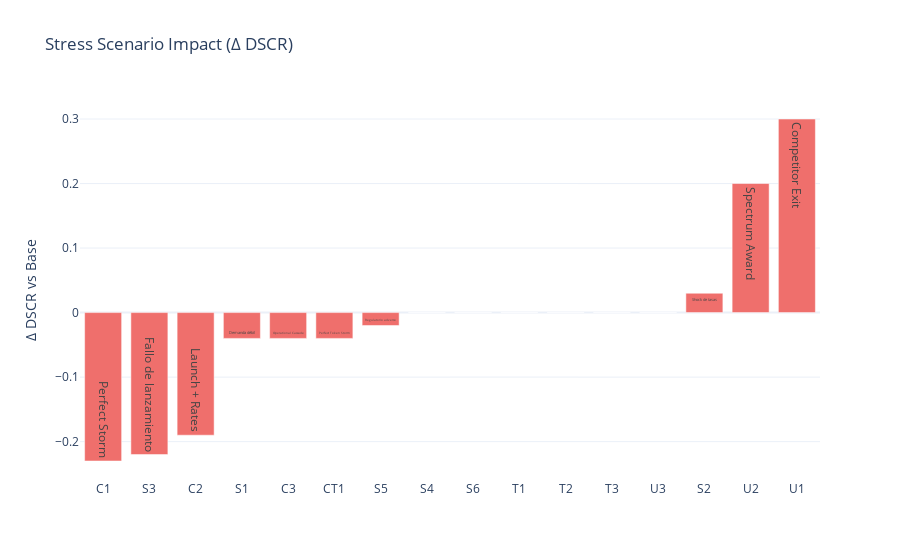

Source (notebook cell):
### Markdown cell above
## 5. Pruebas de Estrés

### 5.1 Biblioteca de Escenarios

Se diseñaron 16 escenarios de estrés organizados en categorías:

**Escenarios Base (S1-S6):**
| Código | Nombre | Shocks Principales | Prob. |
|--------|--------|-------------------|-------|
| S1 | Demanda Débil | Revenue -200 bps, Churn +125 bps | 15% |
| S2 | Shock de Tasas | Curva +200 bps paralelo | 10% |
| S3 | Fallo de Lanzamiento | p=100%, revenue delay | 7% |
| S4 | Degradación Operativa | OPEX +100 bps, RCAPEX +150 bps | 12% |
| S5 | Regulatorio Adverso | Revenue -100 bps, tax +200 bps | 5% |
| S6 | CAPEX Overrun | Capex adicional 25 MUSD | 8% |

**Escenarios Combinados (C1-C3):**
| Código | Nombre | Composición |
|--------|--------|-------------|
| C1 | Perfect Storm | S1 + S2 + S3 |
| C2 | Launch + Rates | S2 + S3 |
| C3 | Operational Cascade | S1 + S4 + S6 |

**Escenarios de Tokenización (T1-T3):**
| Código | Nombre | Riesgo Específico |
|--------|--------|------------------|
| T1 | DeFi Liquidity Crisis | Profundidad AMM -80% |
| T2 | Smart Contract Exploit | p=0.5% (rekt.news) |
| T3 | Security Token Ban | Regulatorio cripto |

### 5.2 Ranking por Impacto en DSCR

### Code cell
# Visualización: Impacto de Escenarios de Estrés
PANELS['stress_impact']

### Figure 1 — Plotly figure (JSON) as saved in the notebook; plotly's stock layout.template omitted (floating-point values rounded to 4 significant figures)
{"data": [{"marker": {"color": "#ef6f6c"}, "text": ["Perfect Storm", "Fallo de lanzamiento", "Launch + Rates", "Demanda débil", "Operational Cascade", "Perfect Token Storm", "Regulatorio adverso", "Degradación operativa", "CAPEX overrun", "DeFi Liquidity Crisis", "Smart Contract Exploit", "Security Token Regulatory Ban", "Technology Breakthrough", "Shock de tasas", "Spectrum Award", "Competitor Exit"], "type": "bar", "x": ["C1", "S3", "C2", "S1", "C3", "CT1", "S5", "S4", "S6", "T1", "T2", "T3", "U3", "S2", "U2", "U1"], "y": [-0.23, -0.22, -0.19, -0.04, -0.04, -0.04, -0.02, 0, 0, 0, 0, 0, 0, 0.03, 0.2, 0.3]}], "layout": {"title": {"text": "Stress Scenario Impact (Δ DSCR)"}, "yaxis": {"title": {"text": "Δ DSCR vs Base"}}}}
